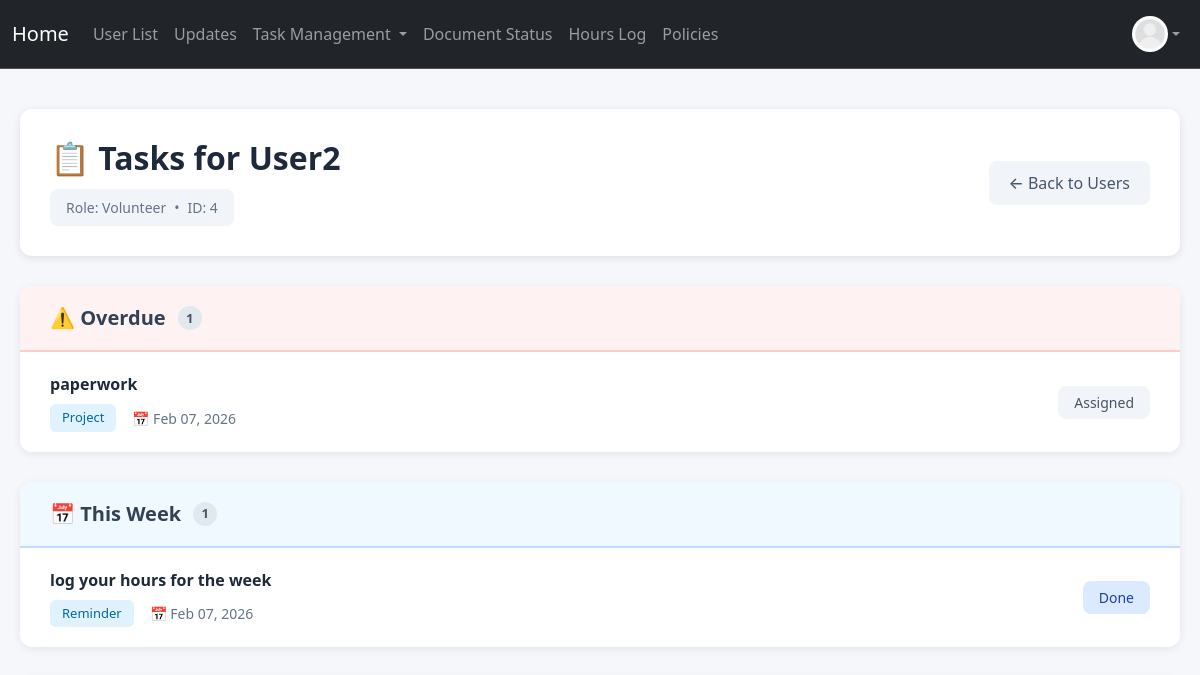
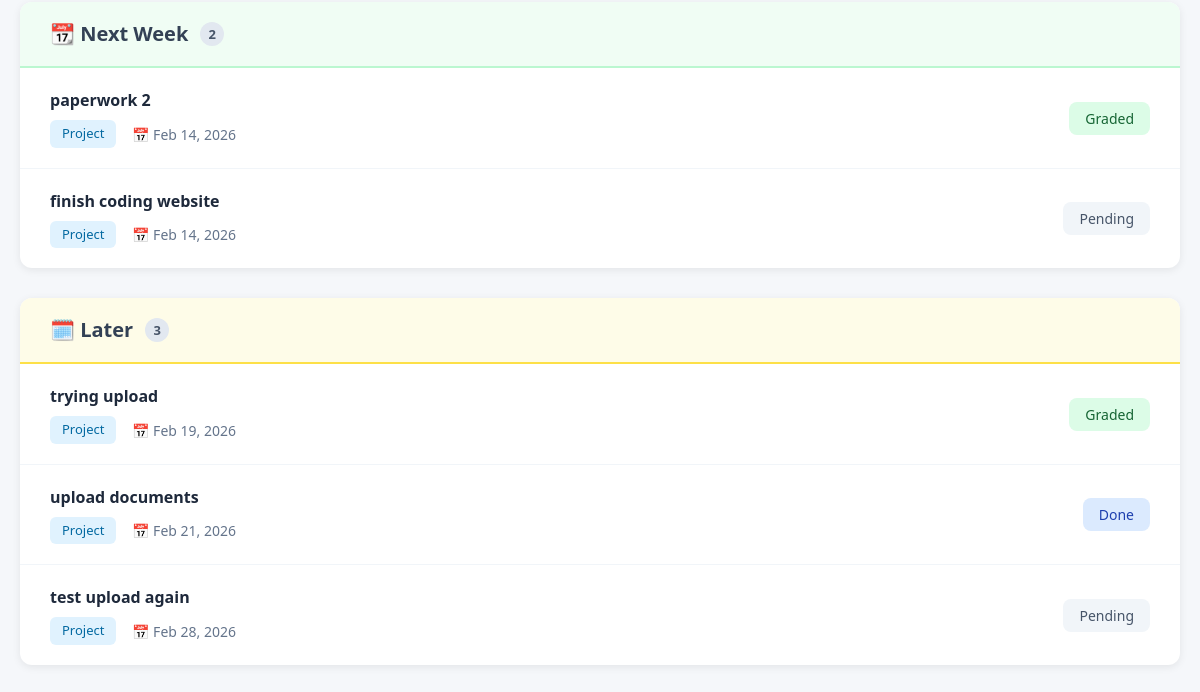
Before: /tasks/user?user_id=4 (signed in) with the older database file (2 pictures, top to bottom).
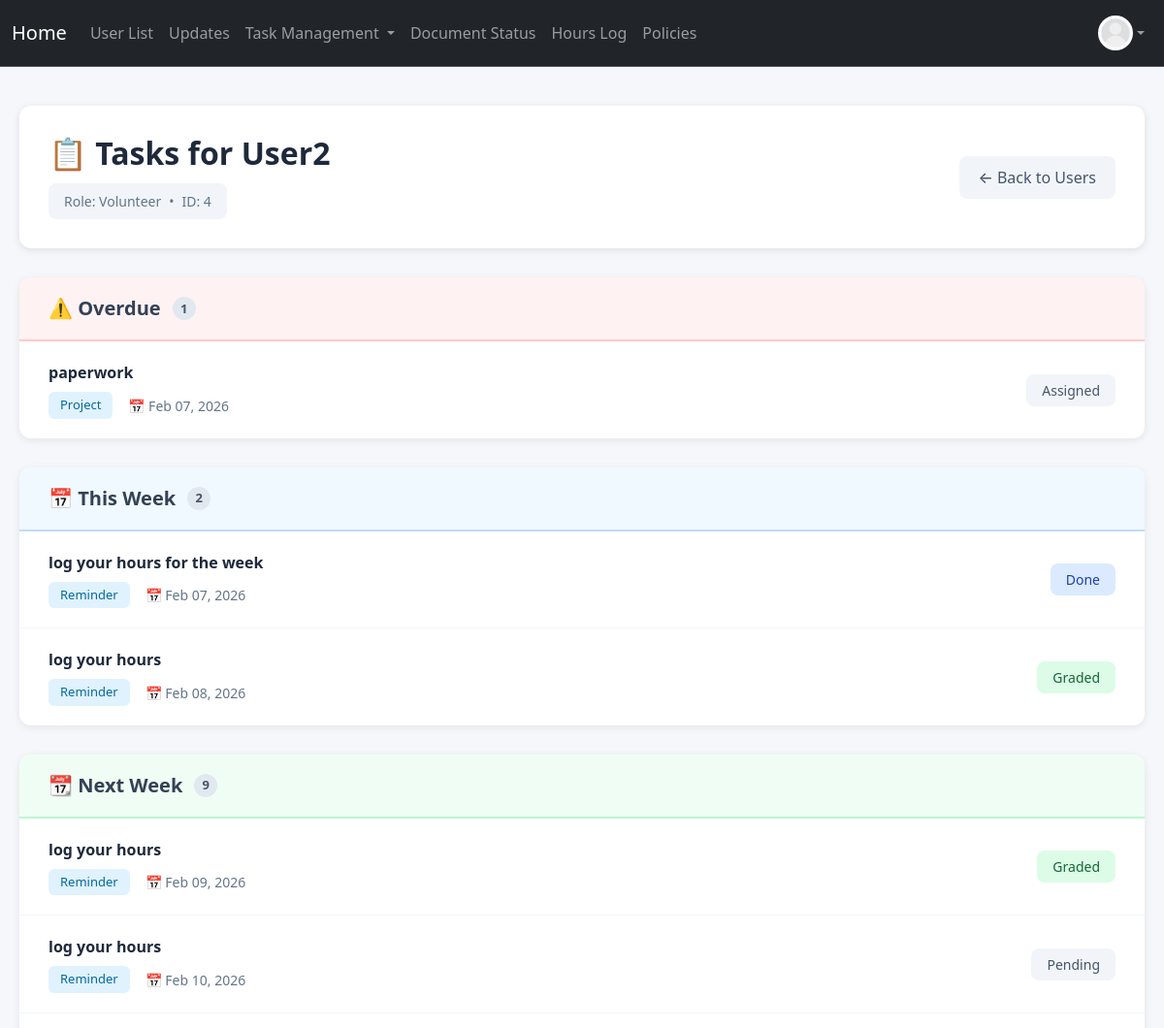
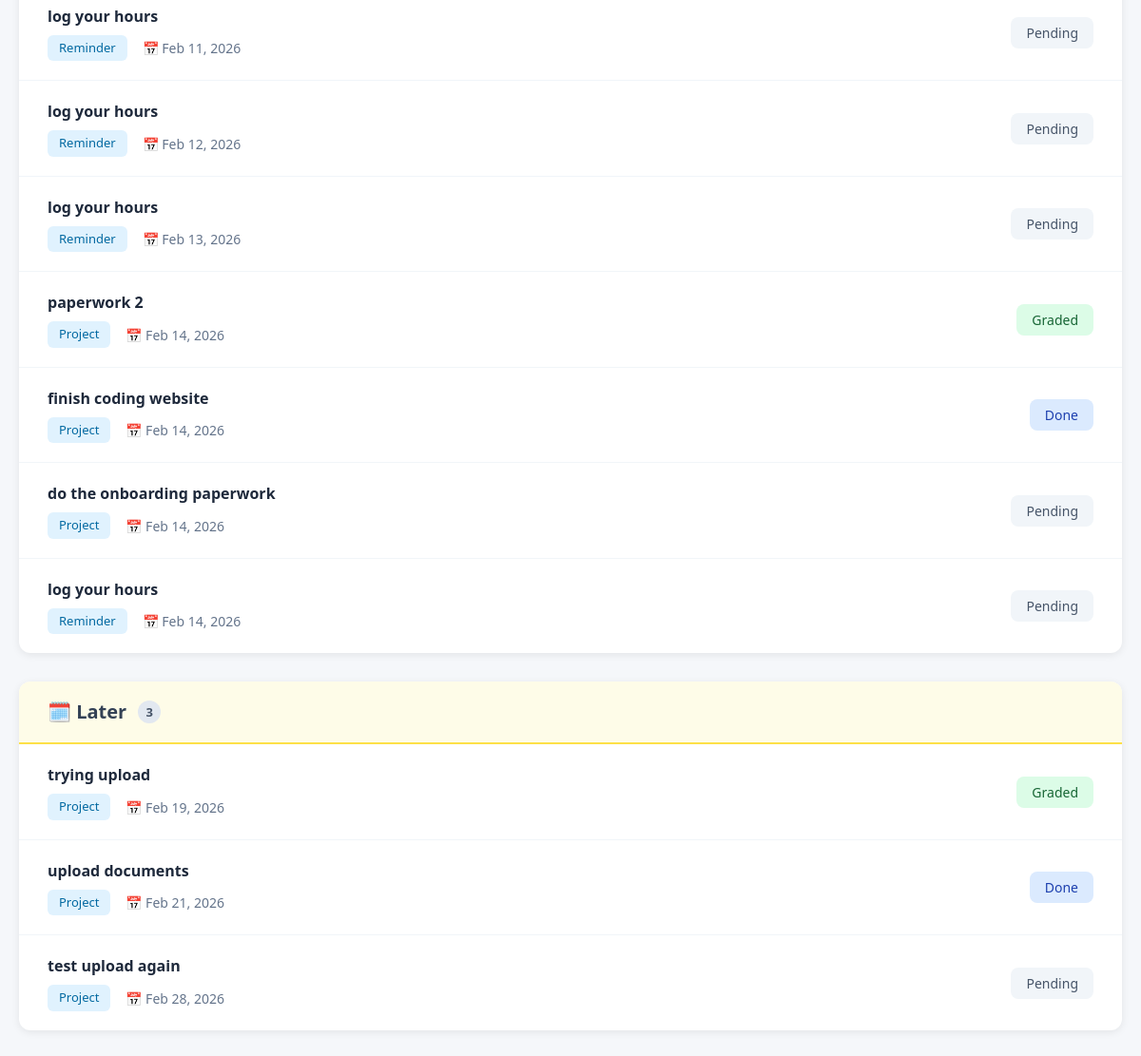
After: the same page with the newer database file (2 pictures, top to bottom).
### project/models.py (models this page shows, shortened)
class User(db.Model, UserMixin):
    __tablename__ = 'users'
    id: Mapped[int] = mapped_column(primary_key=True)
    name: Mapped[str] = mapped_column()
    email: Mapped[str] = mapped_column(unique=True)
    address: Mapped[str] = mapped_column(default="None Provided")
    password_hash: Mapped[str] = mapped_column(db.String(128))
    date_created: Mapped[datetime] = mapped_column(DateTime, server_default=func.now())
    total_hours: Mapped[float] = mapped_column(default=0.0)
    picture: Mapped[str] = mapped_column(default="default.jpeg")
    role: Mapped[str] = mapped_column(default="user")  # "user", "volunteer", " intern", "board"
    hours: Mapped[List["Hours"]] = relationship("Hours", back_populates="user", cascade="all, delete-orphan")
    documents: Mapped[List["Document"]] = relationship("Document", back_populates="user", cascade="all, delete-orphan")
    task_assignments: Mapped[List["TaskAssignment"]] = relationship(
        "TaskAssignment",
        back_populates="user",
        cascade="all, delete-orphan"
    )

class TaskAssignment(db.Model):
    __tablename__ = 'task_assignments'
    id: Mapped[int] = mapped_column(primary_key=True)
    task_id: Mapped[int] = mapped_column(db.ForeignKey('tasks.id'), name="fk_taskassign_task_id")
    user_id: Mapped[int] = mapped_column(db.ForeignKey('users.id'), name="fk_taskassign_user_id")
    due_date: Mapped[datetime] = mapped_column(DateTime, nullable=False)
    status: Mapped[str] = mapped_column(default="pending")
    upload: Mapped[bool] = mapped_column(default=False)
    filename: Mapped[str] = mapped_column(nullable=True)
    score: Mapped[float] = mapped_column(nullable=True)
    comments: Mapped[str] = mapped_column(default="")
    task: Mapped["Task"] = relationship("Task", back_populates="assignments")
    user: Mapped["User"] = relationship("User", back_populates="task_assignments")

class Task(db.Model):
    __tablename__ = 'tasks'
    id = db.Column(db.Integer, primary_key=True)
    title = db.Column(db.String(200), nullable=False)
    description = db.Column(db.Text, nullable=False)
    classification = db.Column(db.String(50), nullable=False)  # 'project' or 'reminder'
    assigned_role = db.Column(db.String(50), nullable=False)   # 'intern', 'volunteer', 'board', 'specific'
    created_by = db.Column(db.Integer, db.ForeignKey('users.id'), nullable=False)
    created_at = db.Column(db.DateTime, default=datetime.utcnow)
    is_recurring = db.Column(db.Boolean, default=False)  # Whether this is a recurring reminder
    recurrence_frequency = db.Column(db.String(50), nullable=True)  # 'daily', 'weekly', 'biweekly', 'monthly'
    recurrence_end_date = db.Column(db.Date, nullable=True)  # When to stop creating new assignments
    skip_review = db.Column(db.Boolean, default=False)  # If True, reminder goes straight to 'graded' when completed
    created_by_user = db.relationship('User', foreign_keys=[created_by], backref='created_tasks', lazy=True)
    assignments: Mapped[List["TaskAssignment"]] = relationship(
        "TaskAssignment",
        back_populates="task",
        cascade="all, delete-orphan"
    )

### app.py (the view)
@app.route("/tasks/user", methods=["GET"])
@login_required
@permission_required('board')
def specific_user_tasks():
    user_id = request.args.get('user_id', type=int)
    if not user_id:
        return redirect(url_for('task_status'))
    user = User.query.get_or_404(user_id)
    assignments = TaskAssignment.query.filter_by(user_id=user_id).order_by(TaskAssignment.due_date.asc()).all()
    today = datetime.now().date()
    week_start = today - timedelta(days=today.weekday())
    week_end = week_start + timedelta(days=6)
    next_week_start = week_end + timedelta(days=1)
    next_week_end = next_week_start + timedelta(days=6)
    for assignment in assignments:
        due_date = assignment.due_date.date() if assignment.due_date else None
        if due_date:
            if due_date < today and assignment.status != "done" and assignment.status != "graded":
                assignment.is_overdue = True
                assignment.is_this_week = False
                assignment.is_next_week = False
                assignment.is_later = False
            elif week_start <= due_date <= week_end:
                assignment.is_this_week = True
                assignment.is_overdue = False
                assignment.is_next_week = False
                assignment.is_later = False
            elif next_week_start <= due_date <= next_week_end:
                assignment.is_next_week = True
                assignment.is_this_week = False
                assignment.is_overdue = False
                assignment.is_later = False
            else:
                assignment.is_later = True
                assignment.is_this_week = False
                assignment.is_next_week = False
                assignment.is_overdue = False
        else:
            assignment.is_later = True
            assignment.is_this_week = False
            assignment.is_next_week = False
            assignment.is_overdue = False
    return render_template("specific_user_tasks.html", user=user, assignments=assignments)

### project/templates/specific_user_tasks.html (shortened to what this page needs)
{% extends "base.html" %}
{% block content %}
<div class="tasks-container">
    <div class="page-header">
        <div>
            <h1>📋 Tasks for {{ user.name }}</h1>
            <div class="user-badge" style="margin-top: 12px;">
                <span>Role: {{ user.role.title() }}</span>
                <span>•</span>
                <span>ID: {{ user.id }}</span>
            </div>
        </div>
        <a href="{{ url_for('task_status') }}" class="back-btn">← Back to Users</a>
    </div>
    {% if assignments %}
        {% set overdue_tasks = assignments | selectattr('is_overdue', 'equalto', True) | list %}
        {% if overdue_tasks %}
        <div class="section-card">
            <div class="section-header overdue">
                <h2>⚠️ Overdue</h2>
                <span class="badge-count">{{ overdue_tasks|length }}</span>
            </div>
            <ul class="task-list">
                {% for assignment in overdue_tasks %}
                <li class="task-item">
                    <div class="task-main">
                        <div class="task-title">{{ assignment.task.title }}</div>
                        <div class="task-meta">
                            <span class="task-type">{{ assignment.task.classification.title() }}</span>
                            <span class="task-date">
                                📅 {{ assignment.due_date.strftime('%b %d, %Y') if assignment.due_date else 'No date' }}
                            </span>
                        </div>
                    </div>
                    <span class="task-status
                        {% if assignment.status == 'graded' %}status-graded
                        {% elif assignment.status == 'done' %}status-done
                        {% else %}status-pending{% endif %}">
                        {{ assignment.status.replace('_', ' ').title() }}
                    </span>
                </li>
                {% endfor %}
            </ul>
        </div>
        {% endif %}
        {% set this_week_tasks = assignments | selectattr('is_this_week', 'equalto', True) | list %}
        {% if this_week_tasks %}
        <div class="section-card">
            <div class="section-header this-week">
                <h2>📅 This Week</h2>
                <span class="badge-count">{{ this_week_tasks|length }}</span>
            </div>
            <ul class="task-list">
                {% for assignment in this_week_tasks %}
                <li class="task-item">
                    <div class="task-main">
                        <div class="task-title">{{ assignment.task.title }}</div>
                        <div class="task-meta">
                            <span class="task-type">{{ assignment.task.classification.title() }}</span>
                            <span class="task-date">
                                📅 {{ assignment.due_date.strftime('%b %d, %Y') if assignment.due_date else 'No date' }}
                            </span>
                        </div>
                    </div>
                    <span class="task-status
                        {% if assignment.status == 'graded' %}status-graded
                        {% elif assignment.status == 'done' %}status-done
                        {% else %}status-pending{% endif %}">
                        {{ assignment.status.replace('_', ' ').title() }}
                    </span>
                </li>
                {% endfor %}
            </ul>
        </div>
        {% endif %}
        {% set next_week_tasks = assignments | selectattr('is_next_week', 'equalto', True) | list %}
        {% if next_week_tasks %}
        <div class="section-card">
            <div class="section-header next-week">
                <h2>📆 Next Week</h2>
                <span class="badge-count">{{ next_week_tasks|length }}</span>
            </div>
            <ul class="task-list">
                {% for assignment in next_week_tasks %}
                <li class="task-item">
                    <div class="task-main">
                        <div class="task-title">{{ assignment.task.title }}</div>
                        <div class="task-meta">
                            <span class="task-type">{{ assignment.task.classification.title() }}</span>
                            <span class="task-date">
                                📅 {{ assignment.due_date.strftime('%b %d, %Y') if assignment.due_date else 'No date' }}
                            </span>
                        </div>
                    </div>
                    <span class="task-status
                        {% if assignment.status == 'graded' %}status-graded
                        {% elif assignment.status == 'done' %}status-done
                        {% else %}status-pending{% endif %}">
                        {{ assignment.status.replace('_', ' ').title() }}
                    </span>
                </li>
                {% endfor %}
            </ul>
        </div>
        {% endif %}
        {% set later_tasks = assignments | selectattr('is_later', 'equalto', True) | list %}
        {% if later_tasks %}
        <div class="section-card">
            <div class="section-header later">
                <h2>🗓️ Later</h2>
                <span class="badge-count">{{ later_tasks|length }}</span>
            </div>
            <ul class="task-list">
                {% for assignment in later_tasks %}
                <li class="task-item">
                    <div class="task-main">
                        <div class="task-title">{{ assignment.task.title }}</div>
                        <div class="task-meta">
                            <span class="task-type">{{ assignment.task.classification.title() }}</span>
                            <span class="task-date">
                                📅 {{ assignment.due_date.strftime('%b %d, %Y') if assignment.due_date else 'No date' }}
                            </span>
                        </div>
                    </div>
                    <span class="task-status
                        {% if assignment.status == 'graded' %}status-graded
                        {% elif assignment.status == 'done' %}status-done
                        {% else %}status-pending{% endif %}">
                        {{ assignment.status.replace('_', ' ').title() }}
                    </span>
                </li>
                {% endfor %}
            </ul>
        </div>
        {% endif %}
    {% endif %}
</div>
{% endblock %}

### project/templates/base.html (shortened to what this page needs)
<!DOCTYPE html>
<html>
  <head>
    <link href="https://cdn.jsdelivr.net/npm/bootstrap@5.3.8/dist/css/bootstrap.min.css" rel="stylesheet">
  </head>
  <body>
    <nav class="navbar navbar-expand bg-dark border-bottom border-body" data-bs-theme="dark">
      <div class="container-fluid d-flex">
        <a class="navbar-brand"
            href="{% if current_user.is_authenticated and current_user.role == 'admin' %}
              {{ url_for('admin_dashboard') }}
            {% elif current_user.is_authenticated and current_user.role == 'board' %}
              {{ url_for('board_dashboard') }}
            {% elif current_user.is_authenticated and current_user.role == 'volunteer' %}
                {{ url_for('volunteer_dashboard') }}
            {% elif current_user.is_authenticated and current_user.role == 'intern' %}
                {{ url_for('intern_dashboard') }}
            {% else %}
              {{ url_for('user_dashboard') }}
          {% endif %}">
          Home
        </a>
        <ul class="navbar-nav mb-2 mb-lg-0 d-flex flex-row">
          {% if current_user.is_authenticated %}
            {% if current_user.role == 'admin' or current_user.role == 'board' %}
              <li class="nav-item">
                <a class="nav-link" href="{{ url_for('user_list') }}">User List</a>
              </li>
              <li class="nav-item">
              <a class="nav-link"
              href="{{ url_for('notification') }}">
                  Updates </a>
              </li>
                <li class="nav-item dropdown">
                  <a class="nav-link dropdown-toggle" href="#" id="taskDropdown" role="button" aria-expanded="false">
                    Task Management
                  </a>
                </li>
            {% else %}
                <li class="nav-item">
                  <a class="nav-link" href="{{ url_for('my_tasks') }}">Tasks Status</a>
                </li>
            {% endif %}
            <li class="nav-item">
              <a class="nav-link" href="{{ url_for('document_status') }}">Document Status</a>
            </li>
            <li class="nav-item">
              <a class="nav-link"
              href="{{ url_for('hours_log') }}">
                  Hours Log </a>
            </li>
            <li class="nav-item">
              <a class="nav-link"
              href="{{ url_for('policies') }}">
                  Policies </a>
            </li>
          {% endif %}
        </ul>
        {% if current_user.is_authenticated %}
        <ul class="navbar-nav ms-auto mb-2 mb-lg-0">
          <li class="nav-item dropdown">
            <a class="nav-link d-flex align-items-center dropdown-toggle" href="#" id="profileDropdown" role="button" aria-expanded="false">
              <img src="{{ url_for('static', filename='profile_pics/' ~ current_user.picture ) }}" alt="Profile" style="height:36px;width:36px;border-radius:50%;">
            </a>
          </li>
        </ul>
        {% endif %}
      </div>
    </nav>
    {% block content %}
    {% endblock %}
  </body>
</html>

Changed rows visible on the page:
added TaskAssignment: task "log your hours", task.classification "Reminder", due_date "Feb 08, 2026", status.replace "Graded", shown under "📅 This Week"
added TaskAssignment: task "log your hours", task.classification "Reminder", due_date "Feb 09, 2026", status.replace "Graded", shown under "📆 Next Week"
added TaskAssignment: task "log your hours", task.classification "Reminder", due_date "Feb 10, 2026", status.replace "Pending", shown under "📆 Next Week"
added TaskAssignment: task "log your hours", task.classification "Reminder", due_date "Feb 11, 2026", status.replace "Pending", shown under "📆 Next Week"
added TaskAssignment: task "log your hours", task.classification "Reminder", due_date "Feb 12, 2026", status.replace "Pending", shown under "📆 Next Week"
added TaskAssignment: task "log your hours", task.classification "Reminder", due_date "Feb 13, 2026", status.replace "Pending", shown under "📆 Next Week"
changed TaskAssignment "finish coding website": status "pending" → "done" (drawn); status.replace "Pending" → "Done"
added TaskAssignment: task "do the onboarding paperwork", task.classification "Project", due_date "Feb 14, 2026", status.replace "Pending", shown under "📆 Next Week"
added TaskAssignment: task "log your hours", task.classification "Reminder", due_date "Feb 14, 2026", status.replace "Pending", shown under "📆 Next Week"
Other visible differences:
{{ this_week_tasks|length }}: "1" → "2"
{{ next_week_tasks|length }}: "2" → "9"
